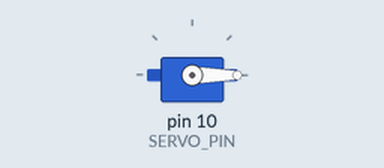
The sketch below on a simulated Arduino Uno, built with avr-gcc and run on an emulated ATmega328P. On the bench: servo.

Above: at 0.05 s.
At 0.75 s:
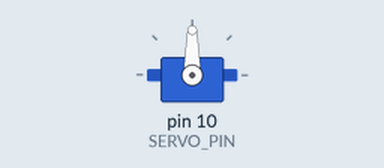
At 1.5 s:
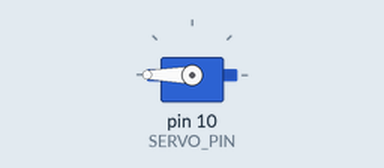
Timing chart, 0 to 3.5 s (numbered marks = the images above):
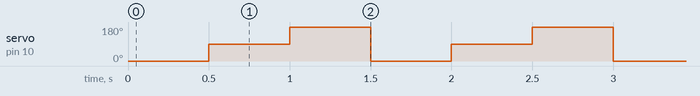

The sketch:

servo_motor.ino
```cpp
#include "Servo.h"

#define SERVO_PIN 10

Servo servoMotor;

void setup()
{
    servoMotor.attach(SERVO_PIN);
}

void loop()
{
     servoMotor.write(0); // Rotate Servo to 0 Degrees
     delay(500); // Delay to allow Servo time to Move
     servoMotor.write(90); // Rotate Servo to 90 Degrees
     delay(500); // Delay to allow Servo time to Move
     servoMotor.write(180); // Rotate Servo to 180 Degrees
     delay(500); // Delay to allow Servo time to Move
}
```

Measured:
- by itself, servo on pin 10 (SERVO_PIN): repeats every 1.5 s: 180° 0.50 s, 0° 0.50 s, 90° 0.50 s
